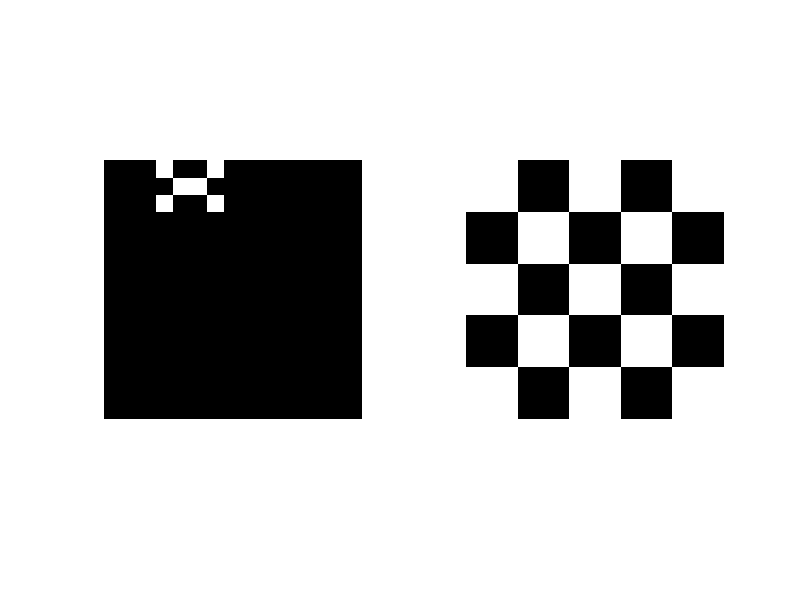

MATLAB code to generate this figure:
%geometric transformations
close all
clc, clear;

rotation=@(angle_dg)[cosd(angle_dg),sind(angle_dg),0;...
                    -sind(angle_dg), cosd(angle_dg),0;...
                                                0,0,1];

% rotation=@(angle_dg)[cosd(angle_dg),-sind(angle_dg),0;...
%                     sind(angle_dg), cosd(angle_dg),0;...
%                                                 0,0,1];
                                            
translation=@(t_x,t_y)[1,0,t_x; 0, 1,0;0,0,t_y];
shear_vert=@(s_0)[1,s_0,0; 0, 1,0;0,0,0];
shear_hor=@(s_0)[1,0,0; s_0, 1,0;0,0,0];

L = 256;

%img = rgb2gray(imread('paris_879.jpg'));
%img = uint8(zeros(2,2));

% [m,n] = size(img);
% rotated = 0;
% if m > n
%     img = imrotate(img,90);
%     img = imrotate(img,90);
%     rotated = 1;
% end


angle_dg = -45;
T = rotation(angle_dg);

img = uint8([255   0 255   0 255;...
               0 255   0 255   0;...
             255   0 255   0 255;...
               0 255   0 255   0;...
             255   0 255   0 255]);
         
[m,n] = size(img);
r = img;

T_boundaries = T*[n m 1]';
%new_img = zeros(round(T_boundaries(2)),round(T_boundaries(1)));
new_img = uint8(zeros(15,15));

new_coord_x_y = [0,0];
for y=1:m
    for x=1:n
        rotated = [x y 1]*T;
        %rotated = T*[x y];
%         x_rot = round(rotated(1)+5*cosd(angle_dg));
%         y_rot = round(rotated(2)-5*sind(angle_dg));
        x_rot = round(rotated(1));
        y_rot = round(rotated(2));        
%         x_rot = round(x*cosd(-30)); 
%         y_rot = round(y*sind(-30)); 
        
%         if x_rot < 0
%             x_rot = -x_rot;
%         end
%         if y_rot < 0 
%             y_rot = -y_rot;
%         end
        new_coord_x_y(x,:) = [x_rot y_rot];
     %   new_img(new_coord_x_y(x,1),new_coord_x_y(x,2)) = r(y,x);        
    end
end

index_x_less_than_zero = find(new_coord_x_y(:,1) <= 0);
%x_less_than_zero = new_coord_x_y(:,1) < 0
index_y_less_than_zero = find(new_coord_x_y(:,2) <= 0);

if length(index_x_less_than_zero) > 0
    new_coord_x_y(index_x_less_than_zero,1) =...
        1 - new_coord_x_y(index_x_less_than_zero,1);
end

if length(index_y_less_than_zero) > 0
    new_coord_x_y(index_y_less_than_zero,2) =...
        1 - new_coord_x_y(index_y_less_than_zero,2);
end

new_img(new_coord_x_y(:,2),new_coord_x_y(:,1)) = uint8(r(1:y,1:x));
%new_img(1:y,1:x) = r(new_coord_x_y(:,2),new_coord_x_y(:,1));
figure
subplot(1,2,1)
imshow(new_img);
subplot(1,2,2)
imshow(r);

%imshow(uint8(r));